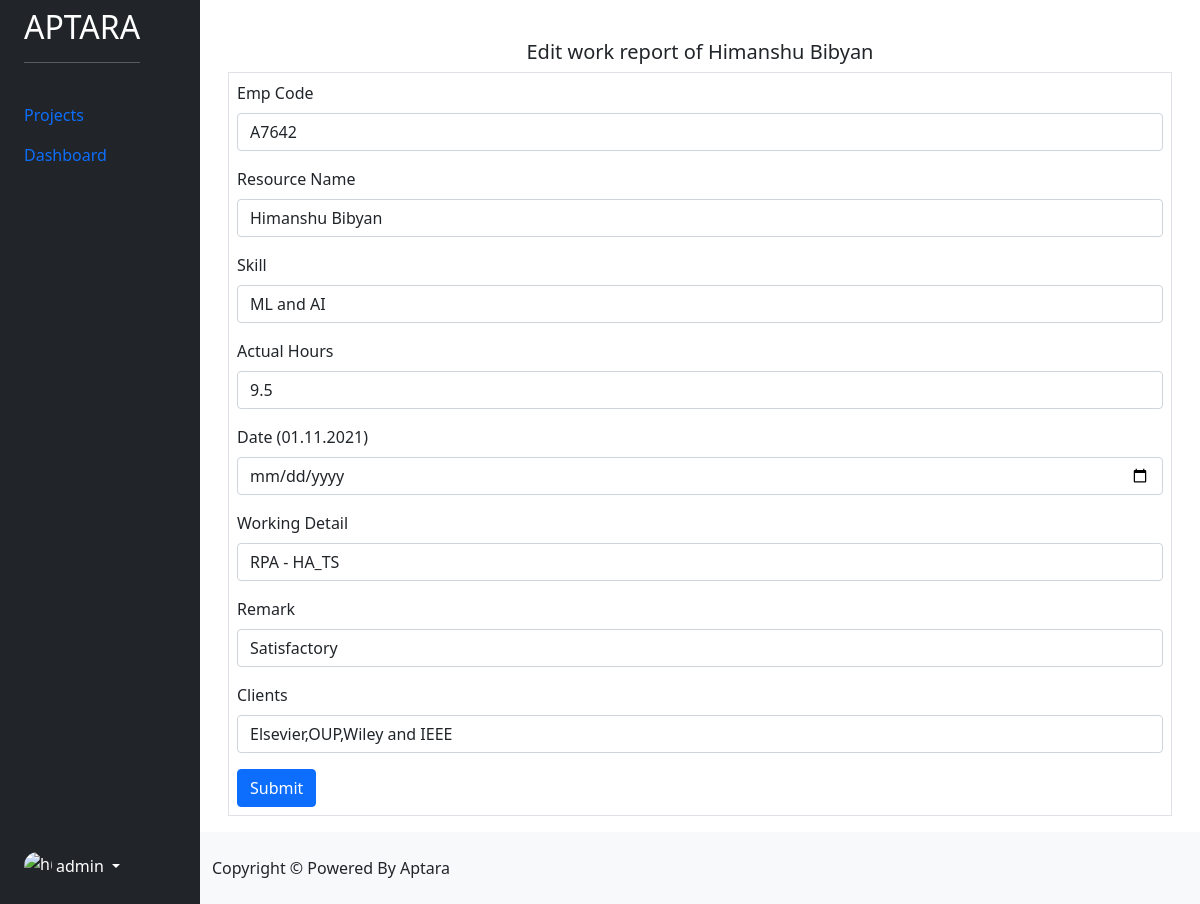
The app's page /edit-work-report/83 (signed in) with its own data.
### ai_dashboard/models.py (models this page shows)
class WorkReport(models.Model):
    emp_code = models.CharField(max_length=500, blank=True)
    resource_name = models.CharField(max_length=500, blank=True)
    skill = models.CharField(max_length=500, blank=True)
    actual_hours = models.CharField(max_length=500, blank=True)
    date = models.CharField(max_length=500, blank=True)
    work_details = models.CharField(max_length=500, blank=True)
    remark = models.CharField(max_length=500, blank=True)
    clients = models.CharField(max_length=500, blank=True)

### ai_dashboard/views.py (the view)
# urls.py: path('edit-work-report/<int:id>', views.edit_work_report, name='edit-work-report'),
@login_required(login_url='/login/')
def edit_work_report(request, id):
    reports = WorkReport.objects.filter(id=id)
    if request.method == "POST":
        instance = get_object_or_404(WorkReport, id=id)
        form = WorkReportForm(request.POST or None, instance=instance)
        if form.is_valid():
            form.save()
            return redirect(dashboard)
    context = {
        'reports': reports,
    }
    return render(request, 'edit_work_report.html', context)

### templates/edit_work_report.html (shortened to what this page needs)
{% extends 'base.html' %}
{% block content %}
{% for report in reports %}
<div class="container p-3">
    <h5 class="text-center">Edit work report of {{ report.resource_name }}</h4>
    <form action="/edit-work-report/{{ report.id }}" method="post" class="p-2 border">
        <div class="mb-3">
            <label for="EmpCode" class="form-label">Emp Code</label>
            <input type="text" class="form-control" id="EmpCode" name="emp_code" value="{{ report.emp_code }}">
        </div>
        <div class="mb-3">
            <label for="ResourceName" class="form-label">Resource Name</label>
            <input type="text" class="form-control" id="ResourceName" name="resource_name" value="{{ report.resource_name }}">
        </div>
        <div class="mb-3">
            <label for="Skill" class="form-label">Skill</label>
            <input type="text" class="form-control" id="Skill" name="skill" value="{{ report.skill }}">
        </div>
        <div class="mb-3">
            <label for="ActualHours" class="form-label">Actual Hours</label>
            <input type="text" class="form-control" id="ActualHours" name="actual_hours" value="{{ report.actual_hours }}">
        </div>
        <div class="mb-3">
            <label for="Date" class="form-label">Date ({{ report.date }})</label>
            <input type="Date" class="form-control" id="Date" name="date" value="{{ report.date }}">
        </div>
        <div class="mb-3">
            <label for="WorkingDetail" class="form-label">Working Detail</label>
            <input type="text" class="form-control" id="WorkingDetail" name="work_details" value="{{ report.work_details }}">
        </div>
        <div class="mb-3">
            <label for="Remark" class="form-label">Remark</label>
            <input type="text" class="form-control" id="Remark" name="remark" value="{{ report.remark }}">
        </div>
        <div class="mb-3">
            <label for="Clients" class="form-label">Clients</label>
            <input type="text" class="form-control" id="Clients" name="clients" value="{{ report.clients }}">
        </div>
        <button type="submit" class="btn btn-primary">Submit</button>
    </form>
</div>
{% endfor %}
{% endblock %}

### templates/base.html (shortened to what this page needs)
<!DOCTYPE html>
<html lang="en">
  <head>
    {% load static %}
    <link
      href="https://cdn.jsdelivr.net/npm/bootstrap@5.0.2/dist/css/bootstrap.min.css"
      rel="stylesheet"
    />
    <link
      rel="stylesheet"
      href="https://cdnjs.cloudflare.com/ajax/libs/font-awesome/6.0.0-beta2/css/all.min.css"
    />
    <link rel="stylesheet" href="{% static 'css/style.css' %}" />
  </head>
  <body>
    <div class="container-fluid overflow-hidden">
      <div class="row vh-100 overflow-auto">
        <div
          class="col-12 col-sm-3 col-xl-2 px-sm-2 px-0 bg-dark d-flex sticky-top"
        >
          <div
            class="d-flex flex-sm-column flex-row flex-grow-1 align-items-center align-items-sm-start px-3 pt-2 text-white"
          >
            <a
              href="/dashboard/"
              class="d-flex align-items-center pb-sm-3 mb-md-0 me-md- text-white text-decoration-none"
            >
              <span class="fs-5">
                <h2>APTARA</h2>
                <hr />
              </span>
            </a>
            <ul
              class="nav nav-pills flex-sm-column flex-row flex-nowrap flex-shrink-1 flex-sm-grow-0 flex-grow-1 mb-sm-auto mb-0 justify-content-center align-items-center align-items-sm-start"
              id="menu"
            >
              <li>
                <a href="{% url 'projects' %}" class="nav-link px-sm-0 px-2">
                  Projects
                </a>
              </li>
              <li>
                <a href="{% url 'dashboard' %}" class="nav-link px-sm-0 px-2">
                  Dashboard
                </a>
              </li>
            </ul>
            <div
              class="dropdown py-sm-4 mt-sm-auto ms-auto ms-sm-0 flex-shrink-1"
            >
              <a
                href="#"
                class="d-flex align-items-center text-white text-decoration-none dropdown-toggle"
                id="dropdownUser1"
                data-bs-toggle="dropdown"
                aria-expanded="false"
              >
                <img
                  src="https://github.com/mdo.png"
                  alt="hugenerd"
                  width="28"
                  height="28"
                  class="rounded-circle"
                />
                <span class="d-none d-sm-inline mx-1">
                  {% if user.is_authenticated %} {{ user }} {% else %} sign in
                  {% endif %}
                </span>
              </a>
            </div>
          </div>
        </div>
        <div class="col d-flex flex-column h-sm-100">
          <main class="row overflow-auto">
            <div class="col pt-4">
               {% block content %} {% endblock %}
            </div>
          </main>
          <footer class="row bg-light py-4 mt-auto">
            <div class="col">Copyright &copy; Powered By Aptara</div>
          </footer>
        </div>
      </div>
    </div>
  </body>
</html>

### static/css/style.css (style rules this page uses)
@media (min-width: 576px) { .h-sm-100 { height: 100%; } }

### records on screen
WorkReport: resource_name "Himanshu Bibyan", emp_code "A7642", skill "ML and AI", actual_hours "9.5", date "01.11.2021", work_details "RPA - HA_TS", remark "Satisfactory", clients "Elsevier,OUP,Wiley and IEEE"

### other values on screen
{{ user }} "admin"
